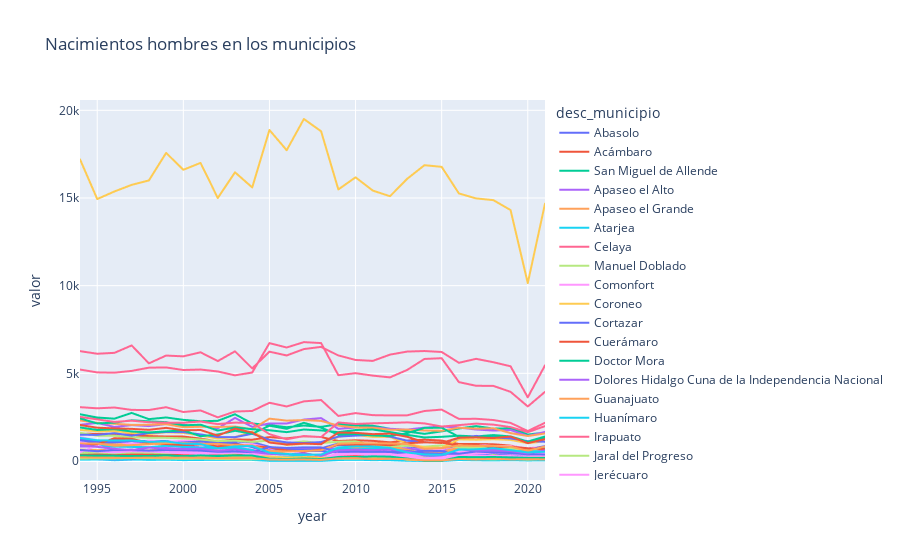

Notebook code cell kept with this figure:
### Code cell
mn_line = px.line(mun_nm,x='year',y='valor',title='Nacimientos hombres en los municipios',color='desc_municipio')
mn_line.show()

### Figure 1 — Plotly figure (JSON) as saved in the notebook; plotly's stock layout.template omitted (floating-point values rounded to 4 significant figures)
{"data": [{"hovertemplate": "desc_municipio=Abasolo<br>year=%{x}<br>valor=%{y}<extra></extra>", "legendgroup": "Abasolo", "line": {"color": "#636efa", "dash": "solid"}, "marker": {"symbol": "circle"}, "mode": "lines", "name": "Abasolo", "showlegend": true, "type": "scattergl", "x": [1994, 1995, 1996, 1997, 1998, 1999, 2000, 2001, 2002, 2003, 2004, 2005, 2006, 2007, 2008, 2009, 2010, 2011, 2012, 2013, 2014, 2015, 2016, 2017, 2018, 2019, 2020, 2021], "xaxis": "x", "y": [1200, 1108, 1194, 1132, 1146, 1137, 1070, 1096, 1019, 1109, 1075, 809, 633, 724, 724, 997, 986, 982, 974, 852, 739, 666, 912, 881, 898, 836, 726, 806], "yaxis": "y"}, {"hovertemplate": "desc_municipio=Acámbaro<br>year=%{x}<br>valor=%{y}<extra></extra>", "legendgroup": "Acámbaro", "line": {"color": "#EF553B", "dash": "solid"}, "marker": {"symbol": "circle"}, "mode": "lines", "name": "Acámbaro", "showlegend": true, "type": "scattergl", "x": [1994, 1995, 1996, 1997, 1998, 1999, 2000, 2001, 2002, 2003, 2004, 2005, 2006, 2007, 2008, 2009, 2010, 2011, 2012, 2013, 2014, 2015, 2016, 2017, 2018, 2019, 2020, 2021], "xaxis": "x", "y": [1554, 1548, 1552, 1488, 1420, 1397, 1393, 1276, 1120, 1227, 1213, 1364, 1287, 1409, 1366, 1141, 1182, 1150, 1066, 1169, 1214, 1166, 970, 970, 954, 878, 692, 842], "yaxis": "y"}, {"hovertemplate": "desc_municipio=San Miguel de Allende<br>year=%{x}<br>valor=%{y}<extra></extra>", "legendgroup": "San Miguel de Allende", "line": {"color": "#00cc96", "dash": "solid"}, "marker": {"symbol": "circle"}, "mode": "lines", "name": "San Miguel de Allende", "showlegend": true, "type": "scattergl", "x": [1994, 1995, 1996, 1997, 1998, 1999, 2000, 2001, 2002, 2003, 2004, 2005, 2006, 2007, 2008, 2009, 2010, 2011, 2012, 2013, 2014, 2015, 2016, 2017, 2018, 2019, 2020, 2021], "xaxis": "x", "y": [2667, 2479, 2414, 2742, 2387, 2483, 2347, 2266, 2292, 2666, 2140, 2046, 1927, 2023, 1947, 2099, 2033, 2008, 1841, 1680, 1548, 1690, 1854, 1990, 1850, 1859, 1505, 1629], "yaxis": "y"}, {"hovertemplate": "desc_municipio=Apaseo el Alto<br>year=%{x}<br>valor=%{y}<extra></extra>", "legendgroup": "Apaseo el Alto", "line": {"color": "#ab63fa", "dash": "solid"}, "marker": {"symbol": "circle"}, "mode": "lines", "name": "Apaseo el Alto", "showlegend": true, "type": "scattergl", "x": [1994, 1995, 1996, 1997, 1998, 1999, 2000, 2001, 2002, 2003, 2004, 2005, 2006, 2007, 2008, 2009, 2010, 2011, 2012, 2013, 2014, 2015, 2016, 2017, 2018, 2019, 2020, 2021], "xaxis": "x", "y": [823, 831, 844, 804, 768, 770, 857, 788, 770, 726, 649, 643, 666, 693, 654, 730, 711, 774, 772, 717, 615, 595, 674, 685, 655, 586, 518, 493], "yaxis": "y"}, {"hovertemplate": "desc_municipio=Apaseo el Grande<br>year=%{x}<br>valor=%{y}<extra></extra>", "legendgroup": "Apaseo el Grande", "line": {"color": "#FFA15A", "dash": "solid"}, "marker": {"symbol": "circle"}, "mode": "lines", "name": "Apaseo el Grande", "showlegend": true, "type": "scattergl", "x": [1994, 1995, 1996, 1997, 1998, 1999, 2000, 2001, 2002, 2003, 2004, 2005, 2006, 2007, 2008, 2009, 2010, 2011, 2012, 2013, 2014, 2015, 2016, 2017, 2018, 2019, 2020, 2021], "xaxis": "x", "y": [1111, 968, 942, 954, 990, 944, 1047, 994, 1017, 909, 842, 487, 544, 610, 654, 910, 939, 994, 941, 610, 466, 455, 910, 835, 839, 868, 633, 791], "yaxis": "y"}, {"hovertemplate": "desc_municipio=Atarjea<br>year=%{x}<br>valor=%{y}<extra></extra>", "legendgroup": "Atarjea", "line": {"color": "#19d3f3", "dash": "solid"}, "marker": {"symbol": "circle"}, "mode": "lines", "name": "Atarjea", "showlegend": true, "type": "scattergl", "x": [1994, 1995, 1996, 1997, 1998, 1999, 2000, 2001, 2002, 2003, 2004, 2005, 2006, 2007, 2008, 2009, 2010, 2011, 2012, 2013, 2014, 2015, 2016, 2017, 2018, 2019, 2020, 2021], "xaxis": "x", "y": [82, 90, 45, 75, 79, 75, 73, 83, 92, 71, 64, 30, 32, 28, 26, 62, 68, 59, 48, 13, 5, 6, 57, 41, 35, 45, 33, 40], "yaxis": "y"}, {"hovertemplate": "desc_municipio=Celaya<br>year=%{x}<br>valor=%{y}<extra></extra>", "legendgroup": "Celaya", "line": {"color": "#FF6692", "dash": "solid"}, "marker": {"symbol": "circle"}, "mode": "lines", "name": "Celaya", "showlegend": true, "type": "scattergl", "x": [1994, 1995, 1996, 1997, 1998, 1999, 2000, 2001, 2002, 2003, 2004, 2005, 2006, 2007, 2008, 2009, 2010, 2011, 2012, 2013, 2014, 2015, 2016, 2017, 2018, 2019, 2020, 2021], "xaxis": "x", "y": [5216, 5052, 5037, 5139, 5324, 5335, 5189, 5217, 5106, 4886, 5046, 6722, 6473, 6779, 6725, 4894, 5009, 4869, 4769, 5195, 5819, 5862, 4498, 4290, 4285, 3944, 3110, 3944], "yaxis": "y"}, {"hovertemplate": "desc_municipio=Manuel Doblado<br>year=%{x}<br>valor=%{y}<extra></extra>", "legendgroup": "Manuel Doblado", "line": {"color": "#B6E880", "dash": "solid"}, "marker": {"symbol": "circle"}, "mode": "lines", "name": "Manuel Doblado", "showlegend": true, "type": "scattergl", "x": [1994, 1995, 1996, 1997, 1998, 1999, 2000, 2001, 2002, 2003, 2004, 2005, 2006, 2007, 2008, 2009, 2010, 2011, 2012, 2013, 2014, 2015, 2016, 2017, 2018, 2019, 2020, 2021], "xaxis": "x", "y": [523, 530, 503, 514, 492, 542, 458, 484, 458, 434, 410, 161, 112, 116, 105, 453, 482, 423, 430, 396, 228, 168, 412, 434, 393, 365, 336, 372], "yaxis": "y"}, {"hovertemplate": "desc_municipio=Comonfort<br>year=%{x}<br>valor=%{y}<extra></extra>", "legendgroup": "Comonfort", "line": {"color": "#FF97FF", "dash": "solid"}, "marker": {"symbol": "circle"}, "mode": "lines", "name": "Comonfort", "showlegend": true, "type": "scattergl", "x": [1994, 1995, 1996, 1997, 1998, 1999, 2000, 2001, 2002, 2003, 2004, 2005, 2006, 2007, 2008, 2009, 2010, 2011, 2012, 2013, 2014, 2015, 2016, 2017, 2018, 2019, 2020, 2021], "xaxis": "x", "y": [1366, 1173, 1115, 974, 1157, 1096, 1154, 1118, 934, 916, 966, 734, 543, 551, 609, 955, 955, 939, 916, 844, 689, 674, 863, 931, 856, 856, 722, 810], "yaxis": "y"}, {"hovertemplate": "desc_municipio=Coroneo<br>year=%{x}<br>valor=%{y}<extra></extra>", "legendgroup": "Coroneo", "line": {"color": "#FECB52", "dash": "solid"}, "marker": {"symbol": "circle"}, "mode": "lines", "name": "Coroneo", "showlegend": true, "type": "scattergl", "x": [1994, 1995, 1996, 1997, 1998, 1999, 2000, 2001, 2002, 2003, 2004, 2005, 2006, 2007, 2008, 2009, 2010, 2011, 2012, 2013, 2014, 2015, 2016, 2017, 2018, 2019, 2020, 2021], "xaxis": "x", "y": [162, 133, 142, 140, 120, 135, 117, 144, 129, 117, 73, 39, 28, 42, 24, 135, 144, 117, 134, 81, 11, 4, 100, 134, 82, 103, 97, 104], "yaxis": "y"}, {"hovertemplate": "desc_municipio=Cortazar<br>year=%{x}<br>valor=%{y}<extra></extra>", "legendgroup": "Cortazar", "line": {"color": "#636efa", "dash": "solid"}, "marker": {"symbol": "circle"}, "mode": "lines", "name": "Cortazar", "showlegend": true, "type": "scattergl", "x": [1994, 1995, 1996, 1997, 1998, 1999, 2000, 2001, 2002, 2003, 2004, 2005, 2006, 2007, 2008, 2009, 2010, 2011, 2012, 2013, 2014, 2015, 2016, 2017, 2018, 2019, 2020, 2021], "xaxis": "x", "y": [1147, 1076, 1059, 1131, 1056, 1018, 1057, 1117, 1030, 1006, 794, 579, 624, 626, 655, 922, 893, 859, 954, 842, 722, 737, 846, 833, 857, 819, 626, 855], "yaxis": "y"}, {"hovertemplate": "desc_municipio=Cuerámaro<br>year=%{x}<br>valor=%{y}<extra></extra>", "legendgroup": "Cuerámaro", "line": {"color": "#EF553B", "dash": "solid"}, "marker": {"symbol": "circle"}, "mode": "lines", "name": "Cuerámaro", "showlegend": true, "type": "scattergl", "x": [1994, 1995, 1996, 1997, 1998, 1999, 2000, 2001, 2002, 2003, 2004, 2005, 2006, 2007, 2008, 2009, 2010, 2011, 2012, 2013, 2014, 2015, 2016, 2017, 2018, 2019, 2020, 2021], "xaxis": "x", "y": [364, 337, 324, 363, 381, 366, 330, 322, 283, 295, 201, 251, 195, 222, 232, 309, 301, 306, 349, 312, 181, 167, 282, 284, 318, 291, 226, 305], "yaxis": "y"}, {"hovertemplate": "desc_municipio=Doctor Mora<br>year=%{x}<br>valor=%{y}<extra></extra>", "legendgroup": "Doctor Mora", "line": {"color": "#00cc96", "dash": "solid"}, "marker": {"symbol": "circle"}, "mode": "lines", "name": "Doctor Mora", "showlegend": true, "type": "scattergl", "x": [1994, 1995, 1996, 1997, 1998, 1999, 2000, 2001, 2002, 2003, 2004, 2005, 2006, 2007, 2008, 2009, 2010, 2011, 2012, 2013, 2014, 2015, 2016, 2017, 2018, 2019, 2020, 2021], "xaxis": "x", "y": [366, 359, 346, 342, 352, 341, 342, 329, 342, 322, 243, 115, 107, 102, 88, 313, 297, 269, 292, 197, 20, 14, 282, 311, 301, 280, 270, 248], "yaxis": "y"}, {"hovertemplate": "desc_municipio=Dolores Hidalgo Cuna de la Independencia Nacional<br>year=%{x}<br>valor=%{y}<extra></extra>", "legendgroup": "Dolores Hidalgo Cuna de la Independencia Nacional", "line": {"color": "#ab63fa", "dash": "solid"}, "marker": {"symbol": "circle"}, "mode": "lines", "name": "Dolores Hidalgo Cuna de la Independencia Nacional", "showlegend": true, "type": "scattergl", "x": [1994, 1995, 1996, 1997, 1998, 1999, 2000, 2001, 2002, 2003, 2004, 2005, 2006, 2007, 2008, 2009, 2010, 2011, 2012, 2013, 2014, 2015, 2016, 2017, 2018, 2019, 2020, 2021], "xaxis": "x", "y": [2063, 2173, 1940, 2047, 1990, 2102, 2060, 2013, 1863, 2457, 1948, 2143, 2138, 2362, 2447, 1834, 1906, 1914, 1837, 1792, 1901, 1969, 1907, 1797, 1736, 1766, 1430, 1656], "yaxis": "y"}, {"hovertemplate": "desc_municipio=Guanajuato<br>year=%{x}<br>valor=%{y}<extra></extra>", "legendgroup": "Guanajuato", "line": {"color": "#FFA15A", "dash": "solid"}, "marker": {"symbol": "circle"}, "mode": "lines", "name": "Guanajuato", "showlegend": true, "type": "scattergl", "x": [1994, 1995, 1996, 1997, 1998, 1999, 2000, 2001, 2002, 2003, 2004, 2005, 2006, 2007, 2008, 2009, 2010, 2011, 2012, 2013, 2014, 2015, 2016, 2017, 2018, 2019, 2020, 2021], "xaxis": "x", "y": [2312, 2180, 2122, 2061, 2065, 2099, 1929, 1952, 1944, 1964, 1815, 2416, 2302, 2333, 2286, 2016, 1908, 1896, 1782, 1793, 1738, 1726, 1898, 1844, 1867, 1591, 1425, 1571], "yaxis": "y"}, {"hovertemplate": "desc_municipio=Huanímaro<br>year=%{x}<br>valor=%{y}<extra></extra>", "legendgroup": "Huanímaro", "line": {"color": "#19d3f3", "dash": "solid"}, "marker": {"symbol": "circle"}, "mode": "lines", "name": "Huanímaro", "showlegend": true, "type": "scattergl", "x": [1994, 1995, 1996, 1997, 1998, 1999, 2000, 2001, 2002, 2003, 2004, 2005, 2006, 2007, 2008, 2009, 2010, 2011, 2012, 2013, 2014, 2015, 2016, 2017, 2018, 2019, 2020, 2021], "xaxis": "x", "y": [291, 259, 267, 263, 272, 303, 273, 284, 248, 270, 188, 113, 134, 150, 116, 210, 248, 217, 244, 226, 138, 145, 206, 188, 194, 201, 159, 185], "yaxis": "y"}, {"hovertemplate": "desc_municipio=Irapuato<br>year=%{x}<br>valor=%{y}<extra></extra>", "legendgroup": "Irapuato", "line": {"color": "#FF6692", "dash": "solid"}, "marker": {"symbol": "circle"}, "mode": "lines", "name": "Irapuato", "showlegend": true, "type": "scattergl", "x": [1994, 1995, 1996, 1997, 1998, 1999, 2000, 2001, 2002, 2003, 2004, 2005, 2006, 2007, 2008, 2009, 2010, 2011, 2012, 2013, 2014, 2015, 2016, 2017, 2018, 2019, 2020, 2021], "xaxis": "x", "y": [6265, 6117, 6168, 6591, 5569, 6013, 5969, 6200, 5697, 6255, 5282, 6234, 6019, 6383, 6508, 6020, 5763, 5709, 6067, 6241, 6272, 6217, 5601, 5826, 5634, 5401, 3630, 5455], "yaxis": "y"}, {"hovertemplate": "desc_municipio=Jaral del Progreso<br>year=%{x}<br>valor=%{y}<extra></extra>", "legendgroup": "Jaral del Progreso", "line": {"color": "#B6E880", "dash": "solid"}, "marker": {"symbol": "circle"}, "mode": "lines", "name": "Jaral del Progreso", "showlegend": true, "type": "scattergl", "x": [1994, 1995, 1996, 1997, 1998, 1999, 2000, 2001, 2002, 2003, 2004, 2005, 2006, 2007, 2008, 2009, 2010, 2011, 2012, 2013, 2014, 2015, 2016, 2017, 2018, 2019, 2020, 2021], "xaxis": "x", "y": [404, 423, 400, 439, 402, 426, 416, 451, 429, 396, 393, 221, 203, 184, 191, 402, 408, 373, 415, 323, 233, 262, 334, 356, 379, 302, 271, 306], "yaxis": "y"}, {"hovertemplate": "desc_municipio=Jerécuaro<br>year=%{x}<br>valor=%{y}<extra></extra>", "legendgroup": "Jerécuaro", "line": {"color": "#FF97FF", "dash": "solid"}, "marker": {"symbol": "circle"}, "mode": "lines", "name": "Jerécuaro", "showlegend": true, "type": "scattergl", "x": [1994, 1995, 1996, 1997, 1998, 1999, 2000, 2001, 2002, 2003, 2004, 2005, 2006, 2007, 2008, 2009, 2010, 2011, 2012, 2013, 2014, 2015, 2016, 2017, 2018, 2019, 2020, 2021], "xaxis": "x", "y": [1069, 935, 848, 862, 780, 860, 754, 792, 632, 842, 647, 441, 381, 328, 388, 588, 568, 493, 554, 380, 296, 280, 506, 546, 505, 596, 420, 437], "yaxis": "y"}, {"hovertemplate": "desc_municipio=León<br>year=%{x}<br>valor=%{y}<extra></extra>", "legendgroup": "León", "line": {"color": "#FECB52", "dash": "solid"}, "marker": {"symbol": "circle"}, "mode": "lines", "name": "León", "showlegend": true, "type": "scattergl", "x": [1994, 1995, 1996, 1997, 1998, 1999, 2000, 2001, 2002, 2003, 2004, 2005, 2006, 2007, 2008, 2009, 2010, 2011, 2012, 2013, 2014, 2015, 2016, 2017, 2018, 2019, 2020, 2021], "xaxis": "x", "y": [17205, 14939, 15371, 15748, 16000, 17570, 16607, 17001, 14999, 16464, 15601, 18877, 17723, 19504, 18803, 15487, 16178, 15422, 15100, 16095, 16870, 16774, 15259, 14974, 14877, 14310, 10146, 14677], "yaxis": "y"}, {"hovertemplate": "desc_municipio=Moroleón<br>year=%{x}<br>valor=%{y}<extra></extra>", "legendgroup": "Moroleón", "line": {"color": "#636efa", "dash": "solid"}, "marker": {"symbol": "circle"}, "mode": "lines", "name": "Moroleón", "showlegend": true, "type": "scattergl", "x": [1994, 1995, 1996, 1997, 1998, 1999, 2000, 2001, 2002, 2003, 2004, 2005, 2006, 2007, 2008, 2009, 2010, 2011, 2012, 2013, 2014, 2015, 2016, 2017, 2018, 2019, 2020, 2021], "xaxis": "x", "y": [639, 598, 602, 652, 550, 598, 584, 550, 547, 497, 453, 572, 578, 567, 568, 484, 476, 490, 441, 497, 581, 566, 414, 331, 456, 331, 298, 318], "yaxis": "y"}, {"hovertemplate": "desc_municipio=Ocampo<br>year=%{x}<br>valor=%{y}<extra></extra>", "legendgroup": "Ocampo", "line": {"color": "#EF553B", "dash": "solid"}, "marker": {"symbol": "circle"}, "mode": "lines", "name": "Ocampo", "showlegend": true, "type": "scattergl", "x": [1994, 1995, 1996, 1997, 1998, 1999, 2000, 2001, 2002, 2003, 2004, 2005, 2006, 2007, 2008, 2009, 2010, 2011, 2012, 2013, 2014, 2015, 2016, 2017, 2018, 2019, 2020, 2021], "xaxis": "x", "y": [343, 366, 333, 363, 359, 341, 350, 369, 300, 329, 350, 195, 142, 163, 141, 283, 301, 302, 259, 129, 31, 37, 256, 270, 303, 268, 215, 274], "yaxis": "y"}, {"hovertemplate": "desc_municipio=Pénjamo<br>year=%{x}<br>valor=%{y}<extra></extra>", "legendgroup": "Pénjamo", "line": {"color": "#00cc96", "dash": "solid"}, "marker": {"symbol": "circle"}, "mode": "lines", "name": "Pénjamo", "showlegend": true, "type": "scattergl", "x": [1994, 1995, 1996, 1997, 1998, 1999, 2000, 2001, 2002, 2003, 2004, 2005, 2006, 2007, 2008, 2009, 2010, 2011, 2012, 2013, 2014, 2015, 2016, 2017, 2018, 2019, 2020, 2021], "xaxis": "x", "y": [2430, 2141, 2189, 2324, 2261, 2216, 2037, 2070, 1736, 1915, 1813, 1754, 1645, 1795, 1745, 1642, 1766, 1796, 1650, 1491, 1343, 1380, 1444, 1401, 1479, 1403, 1107, 1399], "yaxis": "y"}, {"hovertemplate": "desc_municipio=Pueblo Nuevo<br>year=%{x}<br>valor=%{y}<extra></extra>", "legendgroup": "Pueblo Nuevo", "line": {"color": "#ab63fa", "dash": "solid"}, "marker": {"symbol": "circle"}, "mode": "lines", "name": "Pueblo Nuevo", "showlegend": true, "type": "scattergl", "x": [1994, 1995, 1996, 1997, 1998, 1999, 2000, 2001, 2002, 2003, 2004, 2005, 2006, 2007, 2008, 2009, 2010, 2011, 2012, 2013, 2014, 2015, 2016, 2017, 2018, 2019, 2020, 2021], "xaxis": "x", "y": [167, 179, 191, 141, 163, 134, 140, 125, 130, 141, 126, 97, 98, 111, 105, 139, 144, 148, 146, 116, 50, 34, 128, 151, 125, 116, 114, 139], "yaxis": "y"}, {"hovertemplate": "desc_municipio=Purísima del Rincón<br>year=%{x}<br>valor=%{y}<extra></extra>", "legendgroup": "Purísima del Rincón", "line": {"color": "#FFA15A", "dash": "solid"}, "marker": {"symbol": "circle"}, "mode": "lines", "name": "Purísima del Rincón", "showlegend": true, "type": "scattergl", "x": [1994, 1995, 1996, 1997, 1998, 1999, 2000, 2001, 2002, 2003, 2004, 2005, 2006, 2007, 2008, 2009, 2010, 2011, 2012, 2013, 2014, 2015, 2016, 2017, 2018, 2019, 2020, 2021], "xaxis": "x", "y": [647, 622, 634, 593, 614, 663, 646, 701, 595, 534, 423, 171, 179, 219, 216, 751, 717, 779, 775, 650, 381, 326, 810, 880, 844, 794, 623, 787], "yaxis": "y"}, {"hovertemplate": "desc_municipio=Romita<br>year=%{x}<br>valor=%{y}<extra></extra>", "legendgroup": "Romita", "line": {"color": "#19d3f3", "dash": "solid"}, "marker": {"symbol": "circle"}, "mode": "lines", "name": "Romita", "showlegend": true, "type": "scattergl", "x": [1994, 1995, 1996, 1997, 1998, 1999, 2000, 2001, 2002, 2003, 2004, 2005, 2006, 2007, 2008, 2009, 2010, 2011, 2012, 2013, 2014, 2015, 2016, 2017, 2018, 2019, 2020, 2021], "xaxis": "x", "y": [927, 934, 820, 806, 787, 867, 803, 770, 723, 765, 632, 262, 238, 344, 364, 714, 669, 700, 683, 560, 306, 269, 674, 697, 740, 682, 543, 706], "yaxis": "y"}, {"hovertemplate": "desc_municipio=Salamanca<br>year=%{x}<br>valor=%{y}<extra></extra>", "legendgroup": "Salamanca", "line": {"color": "#FF6692", "dash": "solid"}, "marker": {"symbol": "circle"}, "mode": "lines", "name": "Salamanca", "showlegend": true, "type": "scattergl", "x": [1994, 1995, 1996, 1997, 1998, 1999, 2000, 2001, 2002, 2003, 2004, 2005, 2006, 2007, 2008, 2009, 2010, 2011, 2012, 2013, 2014, 2015, 2016, 2017, 2018, 2019, 2020, 2021], "xaxis": "x", "y": [3071, 3004, 3049, 2914, 2906, 3068, 2793, 2882, 2489, 2822, 2854, 3322, 3109, 3399, 3477, 2569, 2731, 2615, 2601, 2606, 2851, 2933, 2401, 2408, 2337, 2174, 1709, 2180], "yaxis": "y"}, {"hovertemplate": "desc_municipio=Salvatierra<br>year=%{x}<br>valor=%{y}<extra></extra>", "legendgroup": "Salvatierra", "line": {"color": "#B6E880", "dash": "solid"}, "marker": {"symbol": "circle"}, "mode": "lines", "name": "Salvatierra", "showlegend": true, "type": "scattergl", "x": [1994, 1995, 1996, 1997, 1998, 1999, 2000, 2001, 2002, 2003, 2004, 2005, 2006, 2007, 2008, 2009, 2010, 2011, 2012, 2013, 2014, 2015, 2016, 2017, 2018, 2019, 2020, 2021], "xaxis": "x", "y": [1608, 1443, 1440, 1351, 1326, 1323, 1290, 1226, 1136, 1164, 1086, 1171, 1006, 1119, 1022, 1097, 1119, 919, 846, 866, 817, 895, 779, 766, 748, 701, 654, 687], "yaxis": "y"}, {"hovertemplate": "desc_municipio=San Diego de la Unión<br>year=%{x}<br>valor=%{y}<extra></extra>", "legendgroup": "San Diego de la Unión", "line": {"color": "#FF97FF", "dash": "solid"}, "marker": {"symbol": "circle"}, "mode": "lines", "name": "San Diego de la Unión", "showlegend": true, "type": "scattergl", "x": [1994, 1995, 1996, 1997, 1998, 1999, 2000, 2001, 2002, 2003, 2004, 2005, 2006, 2007, 2008, 2009, 2010, 2011, 2012, 2013, 2014, 2015, 2016, 2017, 2018, 2019, 2020, 2021], "xaxis": "x", "y": [499, 886, 559, 622, 598, 591, 525, 524, 503, 537, 472, 282, 199, 197, 145, 444, 433, 416, 400, 288, 145, 207, 388, 425, 472, 421, 368, 364], "yaxis": "y"}, {"hovertemplate": "desc_municipio=San Felipe<br>year=%{x}<br>valor=%{y}<extra></extra>", "legendgroup": "San Felipe", "line": {"color": "#FECB52", "dash": "solid"}, "marker": {"symbol": "circle"}, "mode": "lines", "name": "San Felipe", "showlegend": true, "type": "scattergl", "x": [1994, 1995, 1996, 1997, 1998, 1999, 2000, 2001, 2002, 2003, 2004, 2005, 2006, 2007, 2008, 2009, 2010, 2011, 2012, 2013, 2014, 2015, 2016, 2017, 2018, 2019, 2020, 2021], "xaxis": "x", "y": [1768, 1698, 1703, 1602, 1536, 1638, 1602, 1457, 1280, 1365, 1670, 1164, 910, 983, 1004, 1372, 1480, 1378, 1370, 997, 780, 756, 1234, 1214, 1241, 1203, 1014, 1126], "yaxis": "y"}, {"hovertemplate": "desc_municipio=San Francisco del Rincón<br>year=%{x}<br>valor=%{y}<extra></extra>", "legendgroup": "San Francisco del Rincón", "line": {"color": "#636efa", "dash": "solid"}, "marker": {"symbol": "circle"}, "mode": "lines", "name": "San Francisco del Rincón", "showlegend": true, "type": "scattergl", "x": [1994, 1995, 1996, 1997, 1998, 1999, 2000, 2001, 2002, 2003, 2004, 2005, 2006, 2007, 2008, 2009, 2010, 2011, 2012, 2013, 2014, 2015, 2016, 2017, 2018, 2019, 2020, 2021], "xaxis": "x", "y": [1495, 1491, 1584, 1447, 1594, 1652, 1649, 1516, 1363, 1358, 1555, 1208, 1060, 1025, 1080, 1394, 1447, 1495, 1391, 1160, 1077, 1028, 1312, 1431, 1345, 1287, 1132, 1099], "yaxis": "y"}, {"hovertemplate": "desc_municipio=San José Iturbide<br>year=%{x}<br>valor=%{y}<extra></extra>", "legendgroup": "San José Iturbide", "line": {"color": "#EF553B", "dash": "solid"}, "marker": {"symbol": "circle"}, "mode": "lines", "name": "San José Iturbide", "showlegend": true, "type": "scattergl", "x": [1994, 1995, 1996, 1997, 1998, 1999, 2000, 2001, 2002, 2003, 2004, 2005, 2006, 2007, 2008, 2009, 2010, 2011, 2012, 2013, 2014, 2015, 2016, 2017, 2018, 2019, 2020, 2021], "xaxis": "x", "y": [952, 956, 1299, 1264, 1034, 967, 916, 940, 833, 951, 855, 771, 597, 546, 652, 939, 939, 952, 899, 1016, 1063, 1046, 875, 934, 785, 822, 723, 679], "yaxis": "y"}, {"hovertemplate": "desc_municipio=San Luis de la Paz<br>year=%{x}<br>valor=%{y}<extra></extra>", "legendgroup": "San Luis de la Paz", "line": {"color": "#00cc96", "dash": "solid"}, "marker": {"symbol": "circle"}, "mode": "lines", "name": "San Luis de la Paz", "showlegend": true, "type": "scattergl", "x": [1994, 1995, 1996, 1997, 1998, 1999, 2000, 2001, 2002, 2003, 2004, 2005, 2006, 2007, 2008, 2009, 2010, 2011, 2012, 2013, 2014, 2015, 2016, 2017, 2018, 2019, 2020, 2021], "xaxis": "x", "y": [1913, 1770, 1814, 1683, 1628, 1690, 1747, 1413, 1512, 1723, 1555, 2013, 1835, 2181, 1901, 1506, 1539, 1456, 1424, 1588, 1888, 1898, 1380, 1358, 1448, 1390, 1087, 1294], "yaxis": "y"}, {"hovertemplate": "desc_municipio=Santa Catarina<br>year=%{x}<br>valor=%{y}<extra></extra>", "legendgroup": "Santa Catarina", "line": {"color": "#ab63fa", "dash": "solid"}, "marker": {"symbol": "circle"}, "mode": "lines", "name": "Santa Catarina", "showlegend": true, "type": "scattergl", "x": [1994, 1995, 1996, 1997, 1998, 1999, 2000, 2001, 2002, 2003, 2004, 2005, 2006, 2007, 2008, 2009, 2010, 2011, 2012, 2013, 2014, 2015, 2016, 2017, 2018, 2019, 2020, 2021], "xaxis": "x", "y": [80, 84, 64, 87, 78, 81, 66, 75, 76, 74, 69, 33, 33, 26, 40, 68, 72, 61, 73, 40, 17, 17, 59, 58, 59, 61, 60, 49], "yaxis": "y"}, {"hovertemplate": "desc_municipio=Santa Cruz de Juventino Rosas<br>year=%{x}<br>valor=%{y}<extra></extra>", "legendgroup": "Santa Cruz de Juventino Rosas", "line": {"color": "#FFA15A", "dash": "solid"}, "marker": {"symbol": "circle"}, "mode": "lines", "name": "Santa Cruz de Juventino Rosas", "showlegend": true, "type": "scattergl", "x": [1994, 1995, 1996, 1997, 1998, 1999, 2000, 2001, 2002, 2003, 2004, 2005, 2006, 2007, 2008, 2009, 2010, 2011, 2012, 2013, 2014, 2015, 2016, 2017, 2018, 2019, 2020, 2021], "xaxis": "x", "y": [998, 995, 869, 906, 959, 1021, 1026, 981, 975, 905, 892, 577, 544, 574, 608, 982, 1019, 1011, 1000, 967, 694, 733, 887, 860, 861, 822, 582, 831], "yaxis": "y"}, {"hovertemplate": "desc_municipio=Santiago Maravatío<br>year=%{x}<br>valor=%{y}<extra></extra>", "legendgroup": "Santiago Maravatío", "line": {"color": "#19d3f3", "dash": "solid"}, "marker": {"symbol": "circle"}, "mode": "lines", "name": "Santiago Maravatío", "showlegend": true, "type": "scattergl", "x": [1994, 1995, 1996, 1997, 1998, 1999, 2000, 2001, 2002, 2003, 2004, 2005, 2006, 2007, 2008, 2009, 2010, 2011, 2012, 2013, 2014, 2015, 2016, 2017, 2018, 2019, 2020, 2021], "xaxis": "x", "y": [77, 86, 76, 95, 62, 74, 51, 58, 67, 63, 60, 11, 6, 9, 6, 56, 71, 50, 60, 28, 0, 0, 59, 51, 58, 56, 28, 42], "yaxis": "y"}, {"hovertemplate": "desc_municipio=Silao de la Victoria<br>year=%{x}<br>valor=%{y}<extra></extra>", "legendgroup": "Silao de la Victoria", "line": {"color": "#FF6692", "dash": "solid"}, "marker": {"symbol": "circle"}, "mode": "lines", "name": "Silao de la Victoria", "showlegend": true, "type": "scattergl", "x": [1994, 1995, 1996, 1997, 1998, 1999, 2000, 2001, 2002, 2003, 2004, 2005, 2006, 2007, 2008, 2009, 2010, 2011, 2012, 2013, 2014, 2015, 2016, 2017, 2018, 2019, 2020, 2021], "xaxis": "x", "y": [2516, 2373, 2227, 2299, 2212, 2183, 2180, 2252, 2104, 2188, 2166, 1529, 1239, 1426, 1364, 2198, 2112, 2150, 2172, 2202, 2144, 1966, 2046, 2131, 2075, 1932, 1645, 1989], "yaxis": "y"}, {"hovertemplate": "desc_municipio=Tarandacuao<br>year=%{x}<br>valor=%{y}<extra></extra>", "legendgroup": "Tarandacuao", "line": {"color": "#B6E880", "dash": "solid"}, "marker": {"symbol": "circle"}, "mode": "lines", "name": "Tarandacuao", "showlegend": true, "type": "scattergl", "x": [1994, 1995, 1996, 1997, 1998, 1999, 2000, 2001, 2002, 2003, 2004, 2005, 2006, 2007, 2008, 2009, 2010, 2011, 2012, 2013, 2014, 2015, 2016, 2017, 2018, 2019, 2020, 2021], "xaxis": "x", "y": [139, 153, 151, 169, 163, 139, 125, 137, 114, 106, 96, 125, 110, 120, 113, 130, 128, 130, 119, 122, 72, 60, 112, 109, 92, 112, 79, 111], "yaxis": "y"}, {"hovertemplate": "desc_municipio=Tarimoro<br>year=%{x}<br>valor=%{y}<extra></extra>", "legendgroup": "Tarimoro", "line": {"color": "#FF97FF", "dash": "solid"}, "marker": {"symbol": "circle"}, "mode": "lines", "name": "Tarimoro", "showlegend": true, "type": "scattergl", "x": [1994, 1995, 1996, 1997, 1998, 1999, 2000, 2001, 2002, 2003, 2004, 2005, 2006, 2007, 2008, 2009, 2010, 2011, 2012, 2013, 2014, 2015, 2016, 2017, 2018, 2019, 2020, 2021], "xaxis": "x", "y": [607, 543, 487, 554, 541, 492, 439, 417, 432, 476, 397, 215, 186, 207, 201, 347, 386, 347, 348, 246, 106, 126, 299, 300, 296, 284, 241, 285], "yaxis": "y"}, {"hovertemplate": "desc_municipio=Tierra Blanca<br>year=%{x}<br>valor=%{y}<extra></extra>", "legendgroup": "Tierra Blanca", "line": {"color": "#FECB52", "dash": "solid"}, "marker": {"symbol": "circle"}, "mode": "lines", "name": "Tierra Blanca", "showlegend": true, "type": "scattergl", "x": [1994, 1995, 1996, 1997, 1998, 1999, 2000, 2001, 2002, 2003, 2004, 2005, 2006, 2007, 2008, 2009, 2010, 2011, 2012, 2013, 2014, 2015, 2016, 2017, 2018, 2019, 2020, 2021], "xaxis": "x", "y": [250, 246, 253, 215, 274, 261, 216, 263, 254, 232, 261, 258, 203, 219, 191, 176, 224, 208, 233, 72, 38, 20, 227, 206, 183, 208, 181, 183], "yaxis": "y"}, {"hovertemplate": "desc_municipio=Uriangato<br>year=%{x}<br>valor=%{y}<extra></extra>", "legendgroup": "Uriangato", "line": {"color": "#636efa", "dash": "solid"}, "marker": {"symbol": "circle"}, "mode": "lines", "name": "Uriangato", "showlegend": true, "type": "scattergl", "x": [1994, 1995, 1996, 1997, 1998, 1999, 2000, 2001, 2002, 2003, 2004, 2005, 2006, 2007, 2008, 2009, 2010, 2011, 2012, 2013, 2014, 2015, 2016, 2017, 2018, 2019, 2020, 2021], "xaxis": "x", "y": [628, 559, 623, 616, 594, 626, 614, 592, 525, 542, 503, 792, 743, 778, 773, 520, 526, 518, 528, 575, 445, 419, 413, 542, 487, 455, 382, 372], "yaxis": "y"}, {"hovertemplate": "desc_municipio=Valle de Santiago<br>year=%{x}<br>valor=%{y}<extra></extra>", "legendgroup": "Valle de Santiago", "line": {"color": "#EF553B", "dash": "solid"}, "marker": {"symbol": "circle"}, "mode": "lines", "name": "Valle de Santiago", "showlegend": true, "type": "scattergl", "x": [1994, 1995, 1996, 1997, 1998, 1999, 2000, 2001, 2002, 2003, 2004, 2005, 2006, 2007, 2008, 2009, 2010, 2011, 2012, 2013, 2014, 2015, 2016, 2017, 2018, 2019, 2020, 2021], "xaxis": "x", "y": [2053, 1899, 1858, 1832, 1778, 1890, 1751, 1768, 1447, 1845, 1627, 1052, 941, 992, 958, 1622, 1607, 1532, 1561, 1379, 1072, 1027, 1332, 1345, 1309, 1392, 1017, 1250], "yaxis": "y"}, {"hovertemplate": "desc_municipio=Victoria<br>year=%{x}<br>valor=%{y}<extra></extra>", "legendgroup": "Victoria", "line": {"color": "#00cc96", "dash": "solid"}, "marker": {"symbol": "circle"}, "mode": "lines", "name": "Victoria", "showlegend": true, "type": "scattergl", "x": [1994, 1995, 1996, 1997, 1998, 1999, 2000, 2001, 2002, 2003, 2004, 2005, 2006, 2007, 2008, 2009, 2010, 2011, 2012, 2013, 2014, 2015, 2016, 2017, 2018, 2019, 2020, 2021], "xaxis": "x", "y": [313, 305, 303, 281, 288, 324, 274, 319, 284, 317, 312, 132, 113, 144, 111, 228, 224, 264, 250, 139, 9, 7, 229, 220, 229, 207, 182, 174], "yaxis": "y"}, {"hovertemplate": "desc_municipio=Villagrán<br>year=%{x}<br>valor=%{y}<extra></extra>", "legendgroup": "Villagrán", "line": {"color": "#ab63fa", "dash": "solid"}, "marker": {"symbol": "circle"}, "mode": "lines", "name": "Villagrán", "showlegend": true, "type": "scattergl", "x": [1994, 1995, 1996, 1997, 1998, 1999, 2000, 2001, 2002, 2003, 2004, 2005, 2006, 2007, 2008, 2009, 2010, 2011, 2012, 2013, 2014, 2015, 2016, 2017, 2018, 2019, 2020, 2021], "xaxis": "x", "y": [912, 805, 696, 619, 765, 701, 689, 698, 581, 667, 517, 405, 375, 444, 294, 607, 643, 616, 660, 550, 310, 325, 657, 592, 589, 570, 428, 606], "yaxis": "y"}, {"hovertemplate": "desc_municipio=Xichú<br>year=%{x}<br>valor=%{y}<extra></extra>", "legendgroup": "Xichú", "line": {"color": "#FFA15A", "dash": "solid"}, "marker": {"symbol": "circle"}, "mode": "lines", "name": "Xichú", "showlegend": true, "type": "scattergl", "x": [1994, 1995, 1996, 1997, 1998, 1999, 2000, 2001, 2002, 2003, 2004, 2005, 2006, 2007, 2008, 2009, 2010, 2011, 2012, 2013, 2014, 2015, 2016, 2017, 2018, 2019, 2020, 2021], "xaxis": "x", "y": [211, 190, 177, 180, 194, 176, 193, 180, 167, 166, 169, 83, 81, 84, 64, 149, 166, 105, 126, 105, 36, 33, 117, 88, 124, 92, 103, 93], "yaxis": "y"}, {"hovertemplate": "desc_municipio=Yuriria<br>year=%{x}<br>valor=%{y}<extra></extra>", "legendgroup": "Yuriria", "line": {"color": "#19d3f3", "dash": "solid"}, "marker": {"symbol": "circle"}, "mode": "lines", "name": "Yuriria", "showlegend": true, "type": "scattergl", "x": [1994, 1995, 1996, 1997, 1998, 1999, 2000, 2001, 2002, 2003, 2004, 2005, 2006, 2007, 2008, 2009, 2010, 2011, 2012, 2013, 2014, 2015, 2016, 2017, 2018, 2019, 2020, 2021], "xaxis": "x", "y": [1316, 1182, 1167, 1177, 1093, 1117, 991, 962, 724, 835, 854, 475, 401, 366, 360, 778, 832, 823, 749, 484, 372, 355, 641, 669, 733, 621, 487, 527], "yaxis": "y"}], "layout": {"legend": {"title": {"text": "desc_municipio"}, "tracegroupgap": 0}, "title": {"text": "Nacimientos hombres en los municipios"}, "xaxis": {"anchor": "y", "domain": [0, 1], "title": {"text": "year"}}, "yaxis": {"anchor": "x", "domain": [0, 1], "title": {"text": "valor"}}}}
